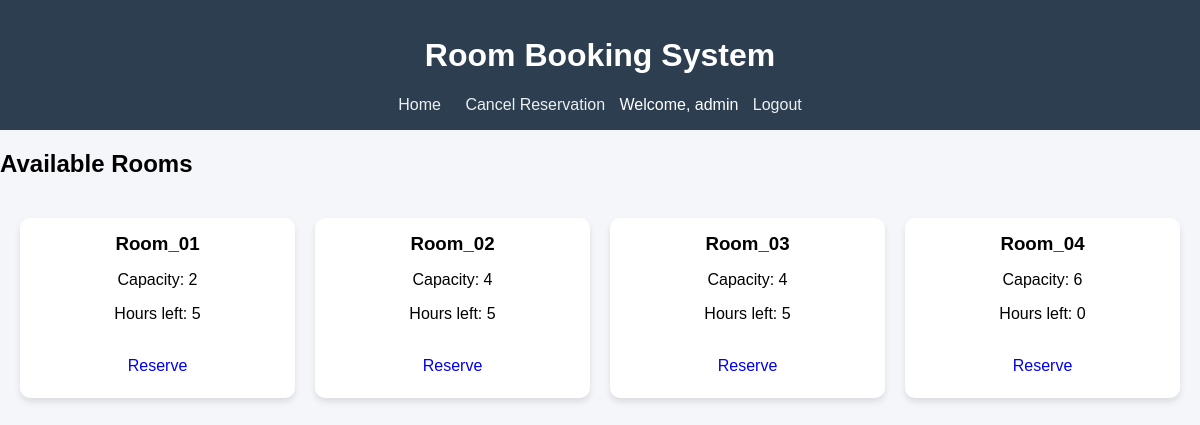
The app's page / (signed in) with its own data.
### classroom/models.py (models this page shows, shortened)
class RoomData(models.Model):
    room_code = models.CharField(max_length=6)
    room_name = models.CharField(max_length=10)
    room_capacity = models.IntegerField()
    room_hour = models.IntegerField()
    room_available = models.BooleanField(default=True)

### classroom/views.py (the view)
# urls.py: path('', views.index, name = 'index'),
def index(request):
    rooms = RoomData.objects.all()
    context =  {'rooms' : rooms}
    return render(request, 'rooms/index.html', context)

### classroom/templates/rooms/index.html (shortened to what this page needs)
{% load static %}
<!DOCTYPE html>
<html lang="en">
<head>
    <link rel="stylesheet" href="{% static 'styles/style.css' %}">
</head>
<body>
    <header>
        <h1>Room Booking System</h1>
        <nav>
            <a href="{% url 'index' %}">Home</a>
            {% if user.is_authenticated %}
                <a href="{% url 'cancel' %}">Cancel Reservation</a>
                <span>Welcome, {{ user.username }}</span>
                <a href="logout/">Logout</a>
            {% else %}
                <a href="login/">Login</a>
                <a href="admin/">admin</a>
                <a href="/">Register</a>
            {% endif %}
        </nav>
    </header>
    <main>
        <h2>Available Rooms</h2>
        <div class="room-list">
            {% if rooms %}
                {% for room in rooms %}
                    <div class="room-card">
                        <h3>{{ room.room_name }}</h3>
                        <p>Capacity: {{ room.room_capacity }}</p>
                        <p>Hours left: {{ room.room_hour }}</p>
                        {% if room.room_available %}
                            <a href="{% url 'reserve' room.id %}" class="btn">Reserve</a>
                        {% else %}
                            <p class="unavailable">Not Available</p>
                        {% endif %}
                    </div>
                {% endfor %}
            {% else %}
                <p>No rooms available right now</p>
            {% endif %}
        </div>
    </main>
</body>
</html>

### classroom/static/styles/style.css (style rules this page uses)
body { font-family: Arial, sans-serif; margin: 0; padding: 0; background: #f5f6fa; }
header { background: #2c3e50; color: white; padding: 1rem; text-align: center; }
header nav a { color: #ecf0f1; margin: 0 10px; text-decoration: none; }
.room-list { display: grid; grid-template-columns: repeat(auto-fit, minmax(250px, 1fr)); gap: 20px; padding: 20px; }
.room-card { background: white; border-radius: 10px; padding: 15px; box-shadow: 0px 4px 6px rgba(0,0,0,0.1); text-align: center; }
.room-card h3 { margin: 0 0 10px; }
.btn { display: inline-block; padding: 8px 15px; border-radius: 5px; text-decoration: none; margin-top: 10px; transition: 0.3s; }

### records on screen
RoomData: room_name "Room_01", room_capacity "2", room_hour "5", room_available "Reserve"
RoomData: room_name "Room_02", room_capacity "4", room_hour "5", room_available "Reserve"
RoomData: room_name "Room_03", room_capacity "4", room_hour "5", room_available "Reserve"
RoomData: room_name "Room_04", room_capacity "6", room_hour "0", room_available "Reserve"

### other values on screen
{{ user.username }} "admin"
